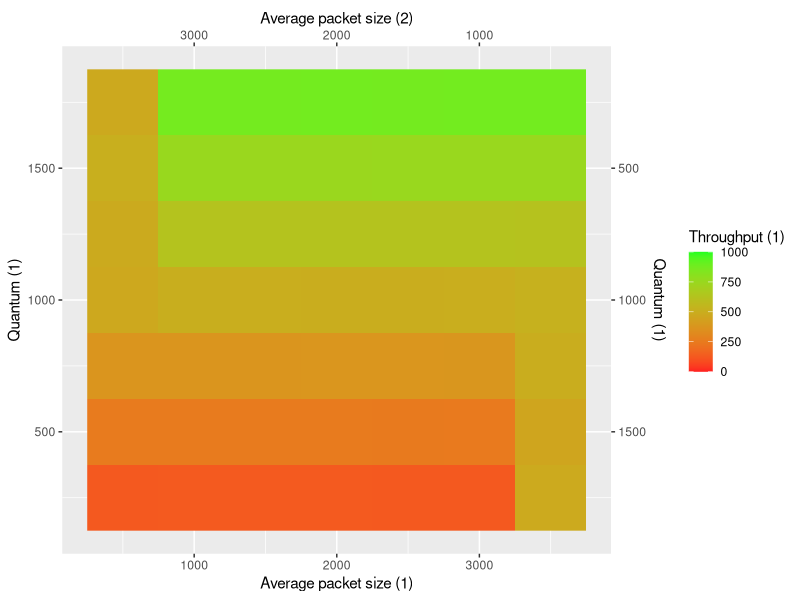
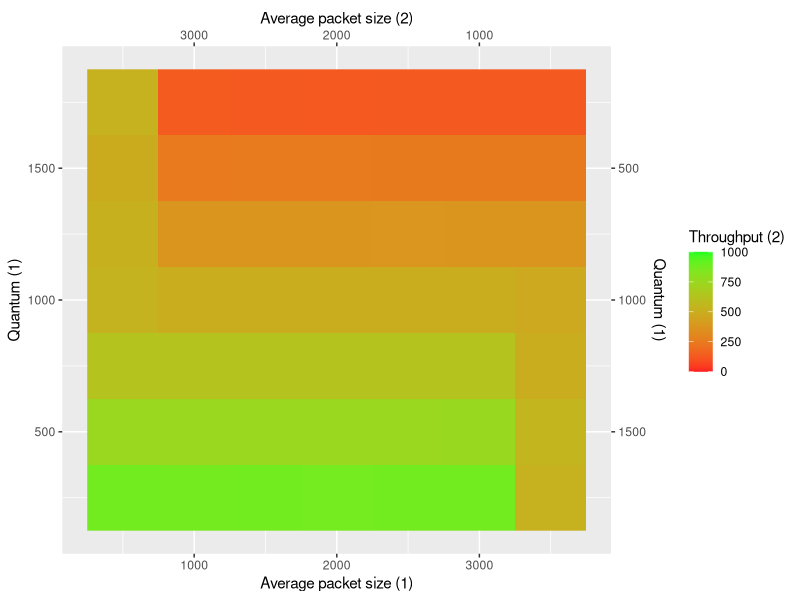

These figures' R source, in order:
library(ggplot2)

# Sets the next `queue_idx` packet as the current served
serve_packet <- function(state, queue_idx) {
  # Set the packet as being served
  state$served_packet_size <- state$queues_packet_size[[queue_idx]][1]
  state$served_queue <- queue_idx
  state$event_list[3] <- state$time + state$served_packet_size / state$link_capacity

  # Set credit to 0, if empty, else subtract the used bits
  if (state$num_in_queue[queue_idx] == 1) {
    state$queues_credit[queue_idx] <- 0
  } else {
    state$queues_credit[queue_idx] <- state$queues_credit[queue_idx] - state$served_packet_size
  }

  # Then remove the queued packet
  state$queues_packet_size[[queue_idx]] <- state$queues_packet_size[[queue_idx]][-1]
  state$num_in_queue[queue_idx] <- state$num_in_queue[queue_idx] - 1
}

# Finds a queue to serve.
find_queue_to_serve <- function(state) {
  # Check all remaining queues if they have enough credit
  for (queue_idx in state$served_queue:length(state$queues_credit)) {
    if (state$queues_credit[queue_idx] >= state$queues_packet_size[[queue_idx]][1]) {
      serve_packet(state, queue_idx)
      return()
    }
  }

  # Otherwise, find a queue to get from
  state$served_queue <- NULL
  while (is.null(state$served_queue)) {
    # Add quantum to each queue
    state$queues_credit <- state$queues_credit + state$queues_quantum

    # Then get the first queue that has enough credits
    for (queue_idx in seq_along(state$queues_credit)) {
      if (state$queues_credit[queue_idx] >= state$queues_packet_size[[queue_idx]][1]) {
        serve_packet(state, queue_idx)
        return()
      }
    }
  }
}

calc_throughput <- function(arrival_rates, link_capacity, avg_packet_sizes, queues_quantum) {
  # Initialization
  state <- new.env(parent = emptyenv())
  state$arrival_rates <- arrival_rates
  state$link_capacity <- link_capacity
  state$avg_packet_sizes <- avg_packet_sizes
  state$queues_quantum <- queues_quantum
  state$time <- 0
  state$num_sys_completed <- 0
  state$link_status <- 0
  state$num_in_queue <- c(0, 0)
  state$queues_packet_size <- list(c(), c())
  state$accum_bits <- c(0, 0)
  state$event_list <- c(rexp(1, state$arrival_rates[1]), rexp(1, state$arrival_rates[2]), Inf)
  state$queues_credit <- c(0, 0)

  # Current served packet, and the queue it came from
  state$served_packet_size <- NULL
  state$served_queue <- NULL

  # Simulation loop
  state$max_completed <- 500
  while (state$num_sys_completed < state$max_completed) {
    # Get next event type
    next_event_type <- which.min(state$event_list)
    state$time <- state$event_list[next_event_type]

    # If it's an arrival event
    if (next_event_type == 1 || next_event_type == 2) {
      # Add the arrival to the queue
      state$event_list[next_event_type] <- state$time + rexp(1, state$arrival_rates[next_event_type])

      # Generate a uniformly sampled packet size
      packet_size <- sample(seq(
        state$avg_packet_sizes[next_event_type] - 500,
        state$avg_packet_sizes[next_event_type] + 500,
        100
      ), 1)

      # If there's someone in the queue, queue the arriving packet
      if (state$link_status == 1) {
        state$queues_packet_size[[next_event_type]] <- c(state$queues_packet_size[[next_event_type]], packet_size)
        state$num_in_queue[next_event_type] <- state$num_in_queue[next_event_type] + 1
      }

      # Else if there's no one in the queue, put them on the link
      # and schedule their departure
      else {
        state$link_status <- 1
        state$served_packet_size <- packet_size
        state$served_queue <- next_event_type
        state$event_list[3] <- state$time + state$served_packet_size / state$link_capacity
      }
    }

    # Else it's a departure event
    else {
      state$num_sys_completed <- state$num_sys_completed + 1
      state$accum_bits[state$served_queue] <- state$accum_bits[state$served_queue] + state$served_packet_size

      # If all queues are empty
      if (all(state$num_in_queue == 0)) {
        state$served_queue <- NULL
        state$served_packet_size <- NULL
        state$event_list[3] <- Inf
        state$link_status <- 0

        # Reset all queue's credits
        for (queue_idx in seq_along(state$queues_credit)) {
          state$queues_credit[queue_idx] <- 0
        }
      }

      # Else if any are queue
      else if (any(state$num_in_queue == 0)) {
        # Find the first non-empty queue
        queue_idx <- which(state$num_in_queue != 0)
        serve_packet(state, queue_idx)
      }

      # Else all are full
      else {
        find_queue_to_serve(state)
      }
    }
  }

  lapply(state$accum_bits, \(bits) bits / state$time)
}

values <- seq(1 / 8, 7 / 8, by = 1 / 8)
params_all <- sapply(values, \(avg_packet_size_ratio) {
  lapply(values, \(quantum_ratio) {
    list(avg_packet_size_ratio = avg_packet_size_ratio, quantum_ratio = quantum_ratio)
  })
})

set.seed(0)
data <- lapply(params_all, \(params) {
  str(params)

  arrival_rates <- c(1, 1)
  link_capacity <- 1000
  avg_packet_sizes <- c(
    params$avg_packet_size_ratio * 4000,
    (1 - params$avg_packet_size_ratio) * 4000
  )
  queues_quantum <- c(
    params$quantum_ratio * 2000,
    (1 - params$quantum_ratio) * 2000
  )

  throughputs <- calc_throughput(arrival_rates, link_capacity, avg_packet_sizes, queues_quantum)
  data.frame(
    avg_packet_sizes1 = avg_packet_sizes[[1]],
    avg_packet_sizes2 = avg_packet_sizes[[2]],
    queues_quantum1 = queues_quantum[[1]],
    queues_quantum2 = queues_quantum[[2]],
    throughput1 = signif(throughputs[[1]], 4),
    throughput2 = signif(throughputs[[2]], 4)
  )
})
data <- do.call(rbind, data)

create_plot <- function(throughput, throughput_title) {
  ggplot(data, aes(.data$avg_packet_sizes1, .data$queues_quantum1)) +
    geom_raster(aes(fill = .data[[throughput]])) +
    scale_x_continuous(
      name = "Average packet size (1)",
      sec.axis = sec_axis(~ 4000 - ., name = "Average packet size (2)")
    ) +
    scale_y_continuous(
      name = "Quantum (1)",
      sec.axis = sec_axis(~ 2000 - ., name = "Quantum (1)")
    ) +
    scale_fill_gradient(
      name = throughput_title,
      low = "#ff2020",
      high = "#20ff20",
      limits = c(0, 1000)
    ) +
    xlab("Packet size %") +
    ylab("Quantum size %")
}

plot1 <- create_plot("throughput1", "Throughput (1)")
ggsave(plot1, file = "output/11_1.svg", device = "svg")

plot2 <- create_plot("throughput2", "Throughput (2)")
ggsave(plot2, file = "output/11_2.svg", device = "svg")
